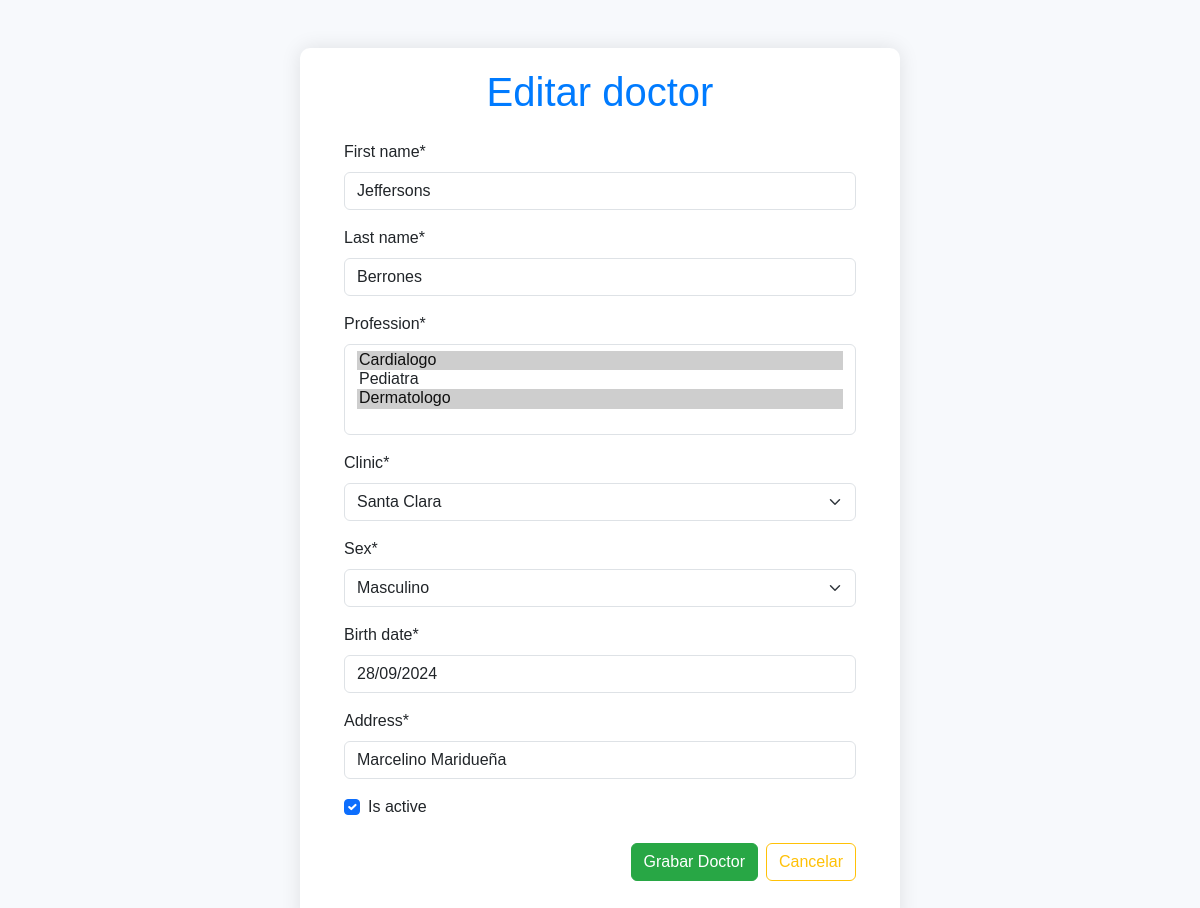
/doctor_update/4/ (signed in), run on an earlier commit of the app's database.
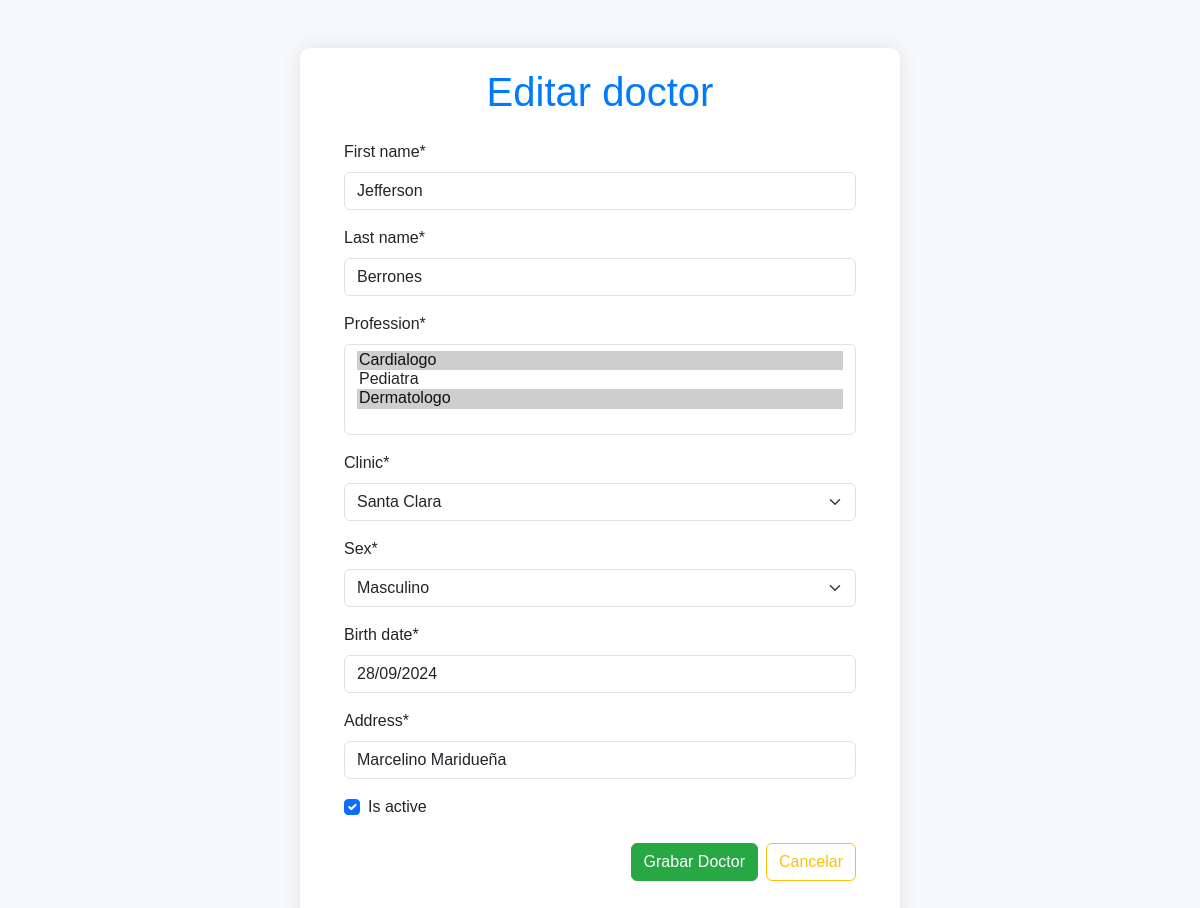
And on a later commit of the database.
### aplication/core/models.py (models this page shows, shortened)
class Doctor(models.Model):
    SEX_CHOICES = ( ('M', 'Masculino'), ('F', 'Femenino'),)
    first_name = models.CharField(max_length=100)
    last_name = models.CharField(max_length=100)
    profession = models.ManyToManyField(Profession)
    clinic = models.ForeignKey(Clinic,on_delete=models.CASCADE, related_name='clinicas')
    sex = models.CharField(default="M",max_length=1, choices=SEX_CHOICES)
    birth_date = models.DateField()
    address = models.CharField(max_length=255)
    is_active = models.BooleanField(default=True)
    class Meta:
        verbose_name = "Doctor"
        verbose_name_plural = "Doctores"
        ordering = ['last_name', 'first_name']

### aplication/core/views.py (the view)
# urls.py: path('doctor_update/<int:pk>/', views.Doctor_UpdateView.as_view(),name='doctor_update'),
class Doctor_UpdateView(LoginRequiredMixin, UpdateView):
    model = Doctor
    form_class = DoctorForm
    template_name = 'core/doctor/form.html'
    success_url = reverse_lazy('core:doctor_list') # Redireccion a la lista de doctores
    def get_context_data(self, **kwargs):
        context = super().get_context_data(**kwargs)
        context['title'] = 'Medical'
        context['title1'] = 'Editar doctor'
        return context

### aplication/core/forms.py
class DoctorForm(forms.ModelForm):
    class Meta:
        model=Doctor
        fields=['first_name','last_name','profession','clinic','sex','birth_date','address','is_active']

### aplication/core/models.py (called while the page is built)
    def __str__(self):
        return self.name

    def __str__(self):
        return self.description

### template/core/doctor/form.html (shortened to what this page needs)
<!DOCTYPE html>
<html lang="en">
<head>
    <link href="https://cdn.jsdelivr.net/npm/bootstrap@5.3.0-alpha1/dist/css/bootstrap.min.css" rel="stylesheet">
</head>
<body>
    <div class="container mt-5">
        <div class="form-container">
            <h1 class="text-center mb-4">{{title1}}</h1>
            {% load crispy_forms_tags %}
            <form method="POST" class="m-4" >
                {{ form|crispy }}
                <div class="d-flex justify-content-end mt-4">
                    <button class="btn btn-outline-success me-2" type="submit">Grabar Doctor</button>
                    <a class="btn btn-outline-warning" href="/doctor_list/">Cancelar</a>
                </div>
            </form>
        </div>
    </div>
</body>
</html>

What changed in the data, as far as the page shows it:
changed Doctor "Berrones": first_name "Jeffersons" → "Jefferson"
